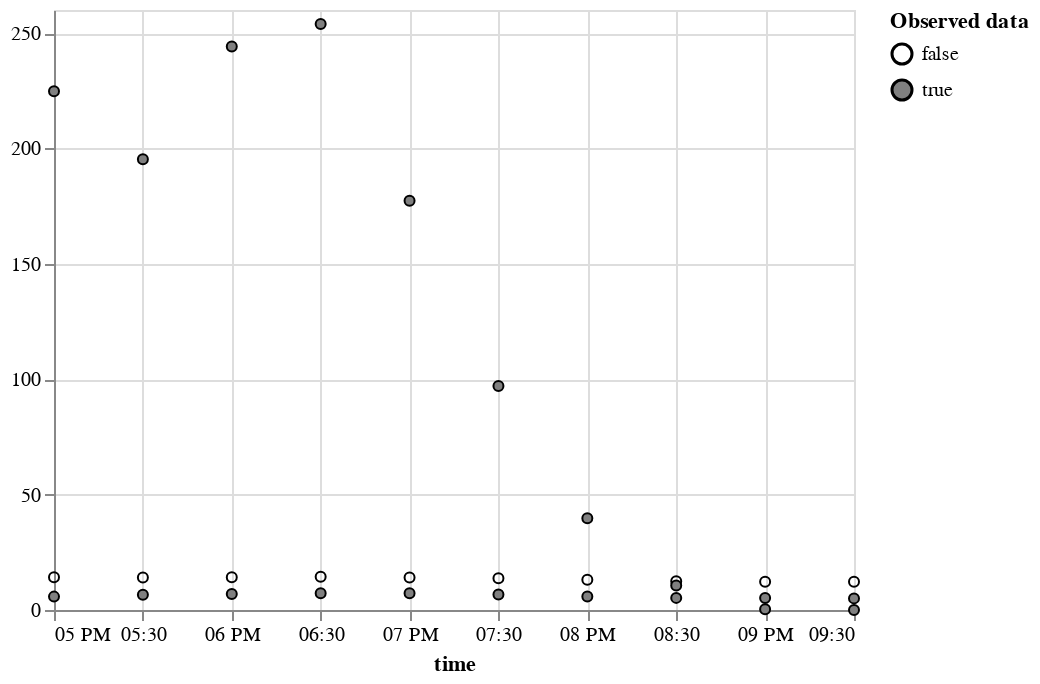

Notebook code cell kept with this figure:
### Code cell
plot_points(m_df.tidy())

### Figure 1 — Vega-Lite specification as saved in the notebook (floating-point values rounded to 4 significant figures)
{"config": {"view": {"continuousWidth": 400, "continuousHeight": 300}}, "data": {"name": "data-2baaafdd305e446a630d644452c9ca65"}, "mark": {"type": "point", "color": "black", "fillOpacity": 1, "size": 25, "strokeWidth": 1}, "encoding": {"fill": {"field": "is_present", "legend": {"title": ["Observed data"]}, "scale": {"range": ["#ffffff00", "gray"]}, "type": "nominal"}, "x": {"axis": {"domain": true, "labels": true, "ticks": true, "title": "time"}, "field": "time", "type": "temporal"}, "y": {"field": "value", "scale": {"zero": false}, "title": "", "type": "quantitative"}}, "$schema": "https://vega.github.io/schema/vega-lite/v5.2.0.json", "datasets": {"data-2baaafdd305e446a630d644452c9ca65": [{"time": "2000-06-15T17:00:00", "variable": "TA", "value": 14.22, "is_present": false}, {"time": "2000-06-15T17:30:00", "variable": "TA", "value": 14.11, "is_present": false}, {"time": "2000-06-15T18:00:00", "variable": "TA", "value": 14.23, "is_present": false}, {"time": "2000-06-15T18:30:00", "variable": "TA", "value": 14.4, "is_present": false}, {"time": "2000-06-15T19:00:00", "variable": "TA", "value": 14.09, "is_present": false}, {"time": "2000-06-15T19:30:00", "variable": "TA", "value": 13.71, "is_present": false}, {"time": "2000-06-15T20:00:00", "variable": "TA", "value": 13.08, "is_present": false}, {"time": "2000-06-15T20:30:00", "variable": "TA", "value": 12.41, "is_present": false}, {"time": "2000-06-15T21:00:00", "variable": "TA", "value": 12.27, "is_present": false}, {"time": "2000-06-15T21:30:00", "variable": "TA", "value": 12.2, "is_present": false}, {"time": "2000-06-15T17:00:00", "variable": "SW_IN", "value": 224.8, "is_present": true}, {"time": "2000-06-15T17:30:00", "variable": "SW_IN", "value": 195.3, "is_present": true}, {"time": "2000-06-15T18:00:00", "variable": "SW_IN", "value": 244.2, "is_present": true}, {"time": "2000-06-15T18:30:00", "variable": "SW_IN", "value": 253.9, "is_present": true}, {"time": "2000-06-15T19:00:00", "variable": "SW_IN", "value": 177.3, "is_present": true}, {"time": "2000-06-15T19:30:00", "variable": "SW_IN", "value": 97.07, "is_present": true}, {"time": "2000-06-15T20:00:00", "variable": "SW_IN", "value": 39.71, "is_present": true}, {"time": "2000-06-15T20:30:00", "variable": "SW_IN", "value": 10.65, "is_present": true}, {"time": "2000-06-15T21:00:00", "variable": "SW_IN", "value": 0.32, "is_present": true}, {"time": "2000-06-15T21:30:00", "variable": "SW_IN", "value": 0.0, "is_present": true}, {"time": "2000-06-15T17:00:00", "variable": "VPD", "value": 5.799, "is_present": true}, {"time": "2000-06-15T17:30:00", "variable": "VPD", "value": 6.577, "is_present": true}, {"time": "2000-06-15T18:00:00", "variable": "VPD", "value": 6.931, "is_present": true}, {"time": "2000-06-15T18:30:00", "variable": "VPD", "value": 7.286, "is_present": true}, {"time": "2000-06-15T19:00:00", "variable": "VPD", "value": 7.251, "is_present": true}, {"time": "2000-06-15T19:30:00", "variable": "VPD", "value": 6.683, "is_present": true}, {"time": "2000-06-15T20:00:00", "variable": "VPD", "value": 5.851, "is_present": true}, {"time": "2000-06-15T20:30:00", "variable": "VPD", "value": 5.254, "is_present": true}, {"time": "2000-06-15T21:00:00", "variable": "VPD", "value": 5.164, "is_present": true}, {"time": "2000-06-15T21:30:00", "variable": "VPD", "value": 5.037, "is_present": true}]}}
